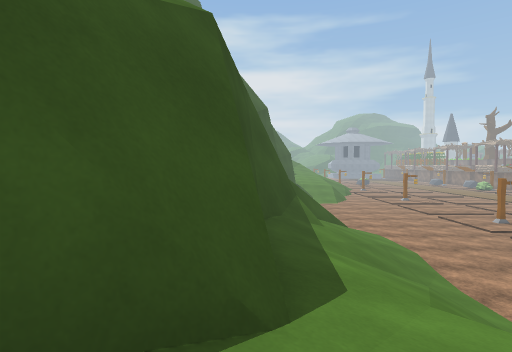
View 1 (above)

24 first-person views from a walk through a Unity game level. The camera is 0.68 m above the floor, tilts 2° down and sees 80° across. The floor is counted in squares, 1 m on a side. Each view is taken from the middle of a square. On the plan, view 1 faces up. The plan holds only what a view shows up to about 10 squares ahead; the rest is blank. The place goes on beyond the plan. The player character is not drawn. Some surface patterns are stand-ins.

View 2
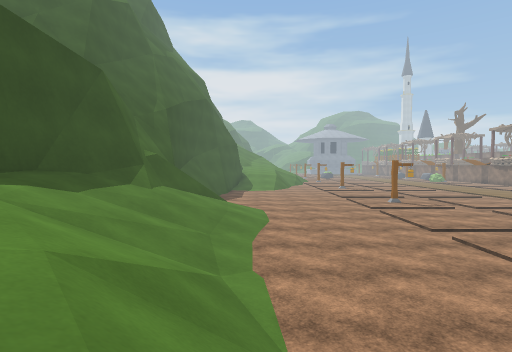

View 3
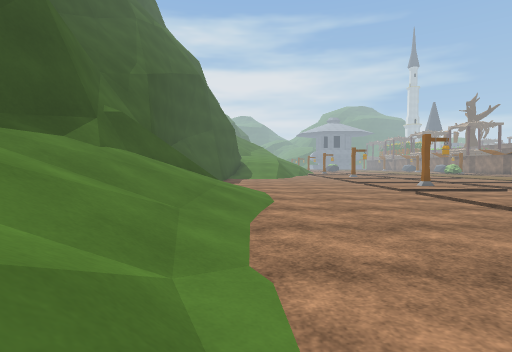

View 4
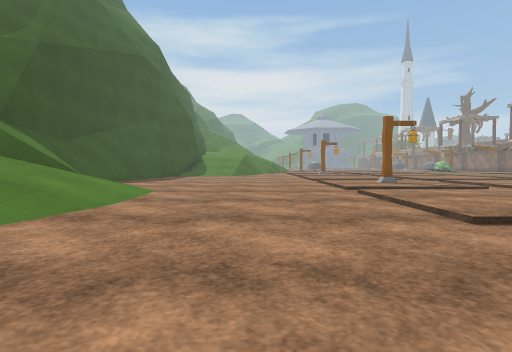

View 5
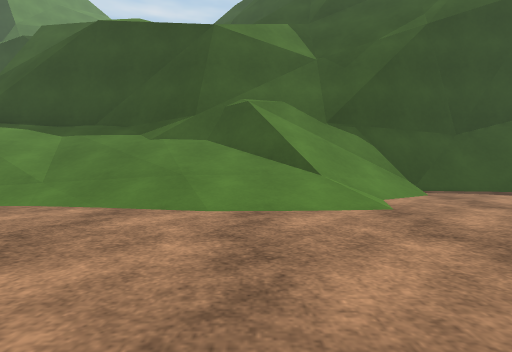

View 6
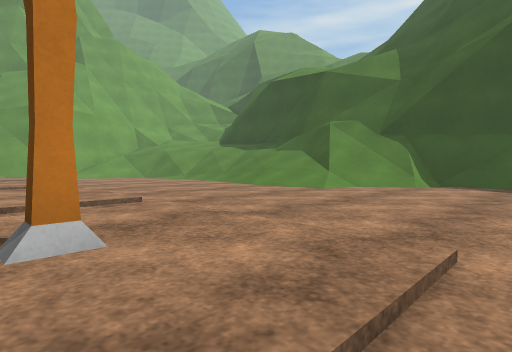

View 7
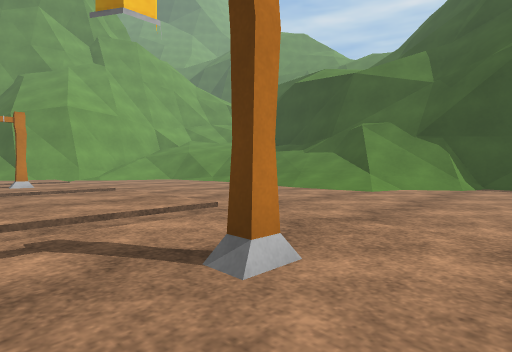

View 8
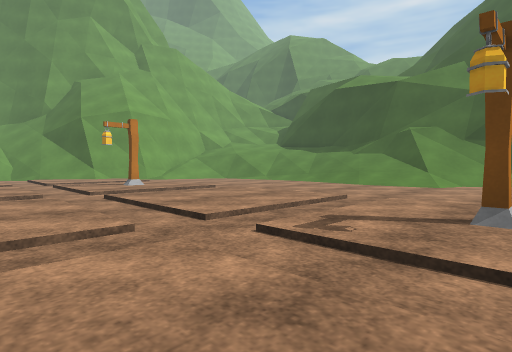

View 9
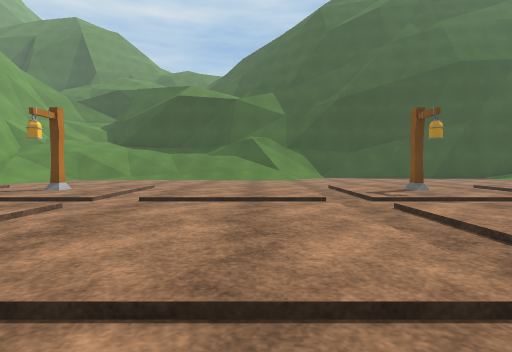

View 10
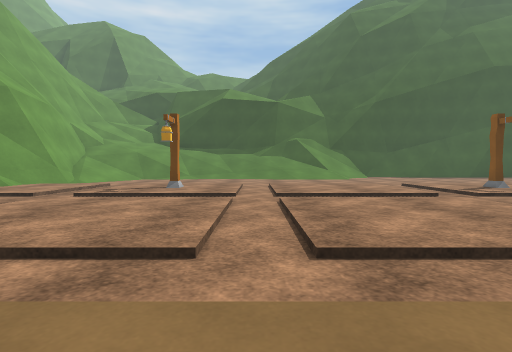

View 11
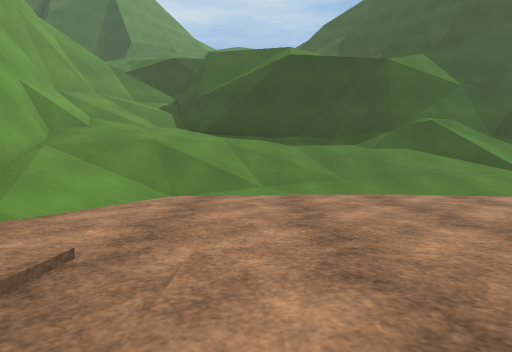

View 12
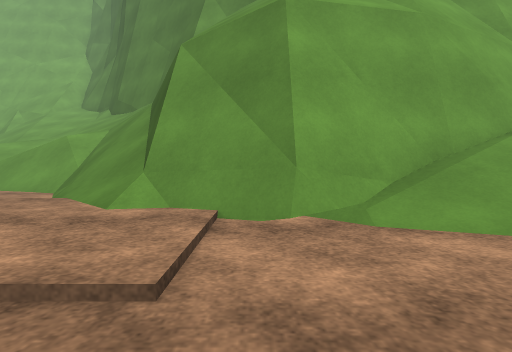

View 13
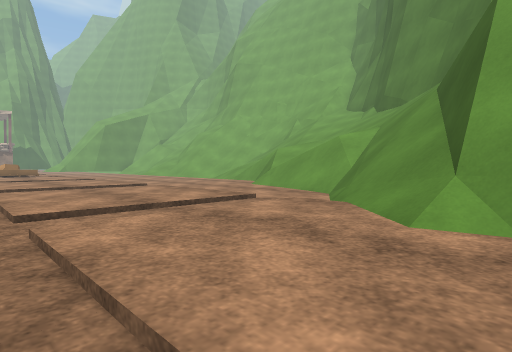

View 14
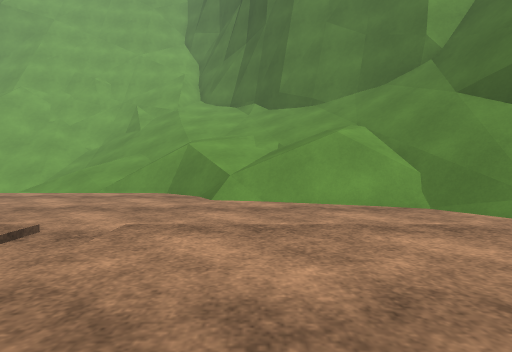

View 15
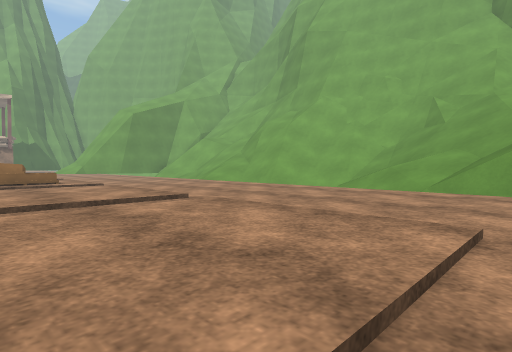

View 16
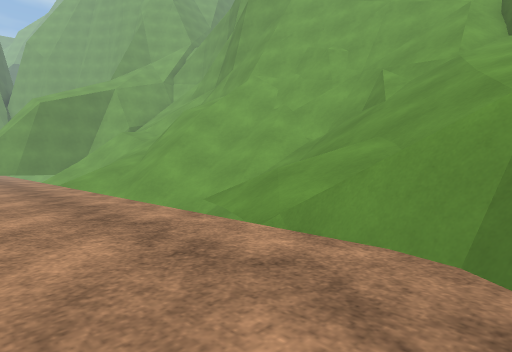

View 17
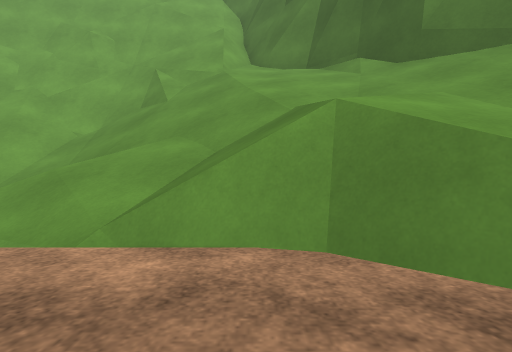

View 18
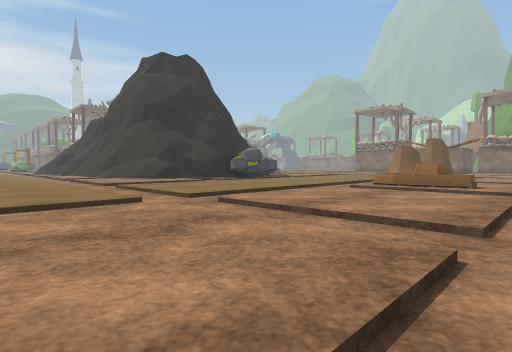

View 19
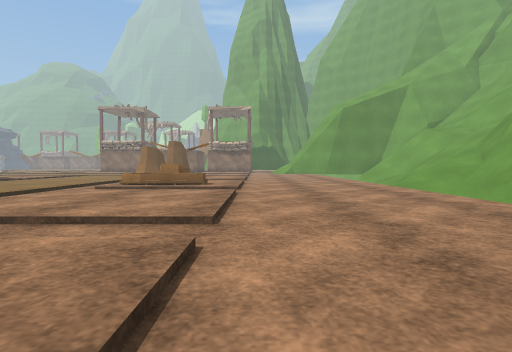

View 20
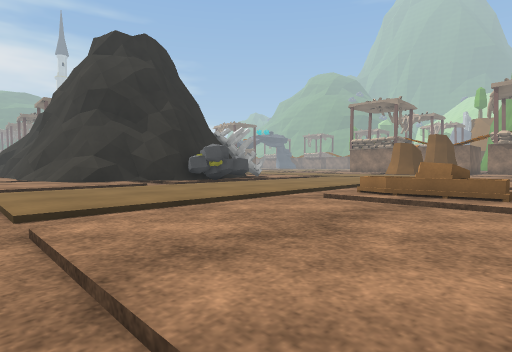

View 21
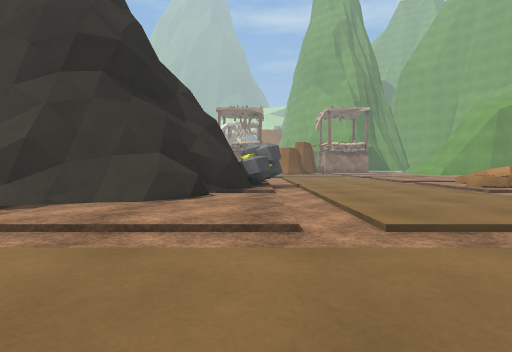

View 22
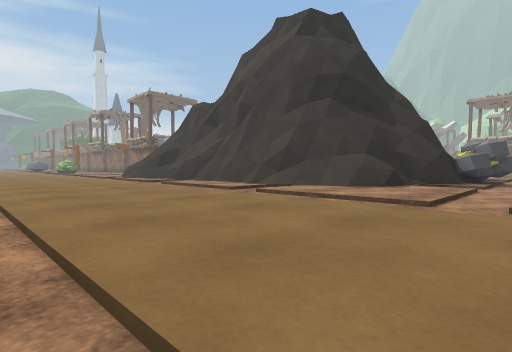

View 23
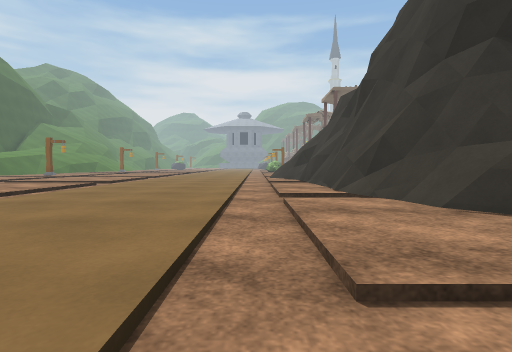

View 24
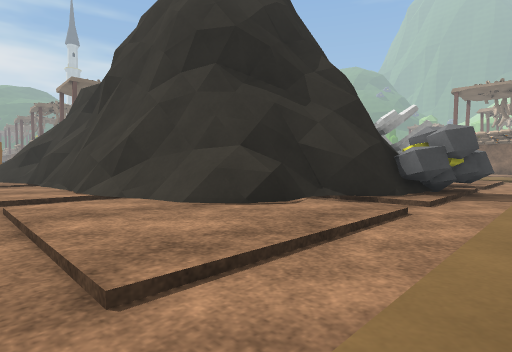

### Floor plan
Key: @ floor where view 1 was taken; # wall or solid block; . floor; / step, stairs or slope; = window, fence, low wall or low ledge; ^ raised ledge; v drop or lower ground; S streetlight; O other object.
Columns run from 1 left of view 1 to 32 right of it. Each row starts with its distance up from view 1.
 18  #//     ......       ...   #
 17  #//............      ......#
 16  ##/..........S.............#
 15   #=/.........#.............#
 14   #//.......................##
 13  ##////......................##
 12  #=/=//......................##
 11  #=#=//......................=##
 10  ###///.......................=###
  9  ##////.........................#O
  8  ##////...........................
  7  #////............................
  6  #////........S.......  ..........
  5  #////........#......   ..........
  4  #/////.............    ..........
  3  #/////...........     ...........
  2 ##/////..........................O
  1 #/  /////.......................OO
  0  @  //////##//...................O
 -1     ////#####=/...................
 -2     /####   ^#//..................
 -3     /##      ^/=..................
 -4     ^^^      #/////...............
 -5              ##//////.............
 -6              ^=/////==............
 -7              #///////#=v=/      //
 -8              ##///////////////////
 -9               ##  ////////////////
-10                  /////////////  /=
-11                  #///////////
-12                  ##///////////
-13                   ##/////=/////
-14                    ##//=/=//##/
-15                       /=//
-16                       #v/

Where each view was taken, in squares from view 1:
view 1: 0 up, 0 right, facing up
view 2: 1 down, 5 right, facing up
view 3: 2 up, 5 right, facing up
view 4: 5 up, 8 right, facing up
view 5: 11 up, 10 right, facing left
view 6: 18 up, 13 right, facing down-left
view 7: 17 up, 14 right, facing down-left
view 8: 16 up, 17 right, facing down-left
view 9: 11 up, 21 right, facing left
view 10: 8 up, 22 right, facing left
view 11: 4 up, 13 right, facing left
view 12: 4 up, 10 right, facing down
view 13: 3 up, 11 right, facing down-right
view 14: 2 up, 18 right, facing down
view 15: 2 up, 20 right, facing down-right
view 16: 4 down, 20 right, facing down-right
view 17: 4 down, 21 right, facing down
view 18: 2 down, 22 right, facing up-right
view 19: 2 down, 22 right, facing right
view 20: 1 down, 25 right, facing up-right
view 21: 9 up, 22 right, facing right
view 22: 7 up, 20 right, facing up-right
view 23: 7 up, 25 right, facing up
view 24: 7 up, 25 right, facing up-right
